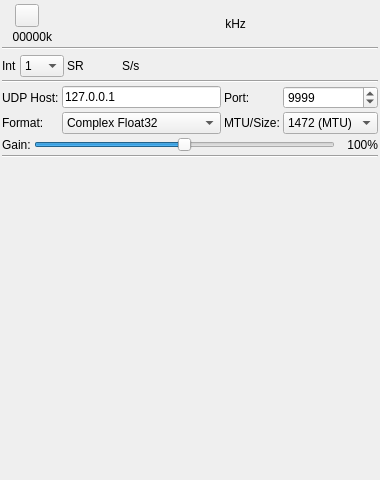
<?xml version="1.0" encoding="UTF-8"?>
<ui version="4.0">
 <class>UDPOutputGui</class>
 <widget class="QWidget" name="UDPOutputGui">
  <property name="geometry">
   <rect>
    <x>0</x>
    <y>0</y>
    <width>380</width>
    <height>480</height>
   </rect>
  </property>
  <property name="sizePolicy">
   <sizepolicy hsizetype="Expanding" vsizetype="Expanding">
    <horstretch>0</horstretch>
    <verstretch>0</verstretch>
   </sizepolicy>
  </property>
  <property name="minimumSize">
   <size>
    <width>380</width>
    <height>480</height>
   </size>
  </property>
  <property name="font">
   <font>
    <family>Liberation Sans</family>
    <pointsize>9</pointsize>
   </font>
  </property>
  <property name="windowTitle">
   <string>UDP Sink Output</string>
  </property>
  <layout class="QVBoxLayout" name="verticalLayout">
   <property name="spacing">
    <number>3</number>
   </property>
   <property name="leftMargin">
    <number>2</number>
   </property>
   <property name="topMargin">
    <number>2</number>
   </property>
   <property name="rightMargin">
    <number>2</number>
   </property>
   <property name="bottomMargin">
    <number>2</number>
   </property>
   <item>
    <layout class="QHBoxLayout" name="horizontalLayout_freq">
     <property name="topMargin">
      <number>2</number>
     </property>
     <item>
      <layout class="QVBoxLayout" name="deviceUILayout">
       <item>
        <layout class="QHBoxLayout" name="deviceButtonsLayout">
         <item>
          <widget class="ButtonSwitch" name="startStop">
           <property name="toolTip">
            <string>Start/Stop generation and UDP output</string>
           </property>
           <property name="text">
            <string/>
           </property>
           <property name="icon">
            <iconset resource="../../../sdrgui/resources/res.qrc">
             <normaloff>:/play.png</normaloff>
             <normalon>:/stop.png</normalon>:/play.png</iconset>
           </property>
          </widget>
         </item>
        </layout>
       </item>
       <item>
        <layout class="QHBoxLayout" name="deviceRateLayout">
         <item>
          <widget class="QLabel" name="deviceRateText">
           <property name="minimumSize">
            <size>
             <width>50</width>
             <height>0</height>
            </size>
           </property>
           <property name="toolTip">
            <string>I/Q sample rate kS/s</string>
           </property>
           <property name="text">
            <string>00000k</string>
           </property>
           <property name="alignment">
            <set>Qt::AlignRight|Qt::AlignTrailing|Qt::AlignVCenter</set>
           </property>
          </widget>
         </item>
        </layout>
       </item>
      </layout>
     </item>
     <item>
      <spacer name="freqLeftSpacer">
       <property name="orientation">
        <enum>Qt::Horizontal</enum>
       </property>
       <property name="sizeHint" stdset="0">
        <size>
         <width>0</width>
         <height>0</height>
        </size>
       </property>
      </spacer>
     </item>
     <item>
      <widget class="ValueDial" name="centerFrequency" native="true">
       <property name="enabled">
        <bool>true</bool>
       </property>
       <property name="sizePolicy">
        <sizepolicy hsizetype="Maximum" vsizetype="Maximum">
         <horstretch>0</horstretch>
         <verstretch>0</verstretch>
        </sizepolicy>
       </property>
       <property name="minimumSize">
        <size>
         <width>32</width>
         <height>16</height>
        </size>
       </property>
       <property name="font">
        <font>
         <family>Liberation Mono</family>
         <pointsize>16</pointsize>
        </font>
       </property>
       <property name="cursor">
        <cursorShape>PointingHandCursor</cursorShape>
       </property>
       <property name="focusPolicy">
        <enum>Qt::StrongFocus</enum>
       </property>
       <property name="toolTip">
        <string>Center frequency in kHz</string>
       </property>
      </widget>
     </item>
     <item>
      <widget class="QLabel" name="freqUnits">
       <property name="text">
        <string> kHz</string>
       </property>
      </widget>
     </item>
     <item>
      <spacer name="freqRightSpacer">
       <property name="orientation">
        <enum>Qt::Horizontal</enum>
       </property>
       <property name="sizeHint" stdset="0">
        <size>
         <width>0</width>
         <height>0</height>
        </size>
       </property>
      </spacer>
     </item>
    </layout>
   </item>
   <item>
    <widget class="Line" name="line_rate">
     <property name="orientation">
      <enum>Qt::Horizontal</enum>
     </property>
    </widget>
   </item>
   <item>
    <layout class="QHBoxLayout" name="rateControlLayout">
     <property name="topMargin">
      <number>2</number>
     </property>
     <item>
      <widget class="QLabel" name="interpLabel">
       <property name="text">
        <string>Int</string>
       </property>
      </widget>
     </item>
     <item>
      <widget class="QComboBox" name="interp">
       <property name="toolTip">
        <string>Interpolation factor</string>
       </property>
       <item>
        <property name="text">
         <string>1</string>
        </property>
       </item>
       <item>
        <property name="text">
         <string>2</string>
        </property>
       </item>
       <item>
        <property name="text">
         <string>4</string>
        </property>
       </item>
       <item>
        <property name="text">
         <string>8</string>
        </property>
       </item>
       <item>
        <property name="text">
         <string>16</string>
        </property>
       </item>
       <item>
        <property name="text">
         <string>32</string>
        </property>
       </item>
       <item>
        <property name="text">
         <string>64</string>
        </property>
       </item>
      </widget>
     </item>
     <item>
      <widget class="QLabel" name="sampleRateLabel">
       <property name="text">
        <string>SR</string>
       </property>
      </widget>
     </item>
     <item>
      <widget class="ValueDial" name="sampleRate" native="true">
       <property name="sizePolicy">
        <sizepolicy hsizetype="Maximum" vsizetype="Maximum">
         <horstretch>0</horstretch>
         <verstretch>0</verstretch>
        </sizepolicy>
       </property>
       <property name="minimumSize">
        <size>
         <width>32</width>
         <height>16</height>
        </size>
       </property>
       <property name="font">
        <font>
         <family>Liberation Mono</family>
         <pointsize>12</pointsize>
        </font>
       </property>
       <property name="cursor">
        <cursorShape>PointingHandCursor</cursorShape>
       </property>
       <property name="toolTip">
        <string>Sample rate (S/s)</string>
       </property>
      </widget>
     </item>
     <item>
      <widget class="QLabel" name="sampleRateUnit">
       <property name="text">
        <string>S/s</string>
       </property>
      </widget>
     </item>
     <item>
      <spacer name="horizontalSpacer_rate">
       <property name="orientation">
        <enum>Qt::Horizontal</enum>
       </property>
       <property name="sizeHint" stdset="0">
        <size>
         <width>20</width>
         <height>20</height>
        </size>
       </property>
      </spacer>
     </item>
    </layout>
   </item>
   <item>
    <widget class="Line" name="line_udp">
     <property name="orientation">
      <enum>Qt::Horizontal</enum>
     </property>
    </widget>
   </item>
   <item>
    <layout class="QGridLayout" name="udpConfigLayout">
     <item row="0" column="0">
      <widget class="QLabel" name="addressLabel">
       <property name="text">
        <string>UDP Host:</string>
       </property>
      </widget>
     </item>
     <item row="0" column="1">
      <widget class="QLineEdit" name="address">
       <property name="toolTip">
        <string>Target UDP host/IP address (e.g. 127.0.0.1 for local GNU Radio)</string>
       </property>
       <property name="text">
        <string>127.0.0.1</string>
       </property>
      </widget>
     </item>
     <item row="0" column="2">
      <widget class="QLabel" name="portLabel">
       <property name="text">
        <string>Port:</string>
       </property>
      </widget>
     </item>
     <item row="0" column="3">
      <widget class="QSpinBox" name="port">
       <property name="minimum">
        <number>1</number>
       </property>
       <property name="maximum">
        <number>65535</number>
       </property>
       <property name="value">
        <number>9999</number>
       </property>
       <property name="toolTip">
        <string>Target UDP port (configured in GNU Radio UDP Source)</string>
       </property>
      </widget>
     </item>
     <item row="1" column="0">
      <widget class="QLabel" name="formatLabel">
       <property name="text">
        <string>Format:</string>
       </property>
      </widget>
     </item>
     <item row="1" column="1">
      <widget class="QComboBox" name="format">
       <property name="toolTip">
        <string>IQ sample format over UDP:
Complex Float32: GNU Radio UDP Source with Type=Complex
S16LE Short: GNU Radio UDP Source with Type=Short
S8 Byte: GNU Radio UDP Source with Type=Byte</string>
       </property>
       <item>
        <property name="text">
         <string>Complex Float32</string>
        </property>
       </item>
       <item>
        <property name="text">
         <string>S16LE Short (16-bit)</string>
        </property>
       </item>
       <item>
        <property name="text">
         <string>S8 Byte (8-bit)</string>
        </property>
       </item>
       <item>
        <property name="text">
         <string>S24LE (24-bit)</string>
        </property>
       </item>
      </widget>
     </item>
     <item row="1" column="2">
      <widget class="QLabel" name="payloadSizeLabel">
       <property name="text">
        <string>MTU/Size:</string>
       </property>
      </widget>
     </item>
     <item row="1" column="3">
      <widget class="QComboBox" name="payloadSize">
       <property name="toolTip">
        <string>UDP datagram payload size in bytes (matches GNU Radio UDP Source Payload Size)</string>
       </property>
       <item>
        <property name="text">
         <string>1472 (MTU)</string>
        </property>
       </item>
       <item>
        <property name="text">
         <string>512</string>
        </property>
       </item>
       <item>
        <property name="text">
         <string>1024</string>
        </property>
       </item>
       <item>
        <property name="text">
         <string>2048</string>
        </property>
       </item>
       <item>
        <property name="text">
         <string>4096</string>
        </property>
       </item>
      </widget>
     </item>
    </layout>
   </item>
   <item>
    <layout class="QHBoxLayout" name="gainLayout">
     <item>
      <widget class="QLabel" name="gainLabel">
       <property name="text">
        <string>Gain:</string>
       </property>
      </widget>
     </item>
     <item>
      <widget class="QSlider" name="gainSlider">
       <property name="minimum">
        <number>0</number>
       </property>
       <property name="maximum">
        <number>200</number>
       </property>
       <property name="value">
        <number>100</number>
       </property>
       <property name="orientation">
        <enum>Qt::Horizontal</enum>
       </property>
       <property name="toolTip">
        <string>Digital output gain factor (0% - 200%)</string>
       </property>
      </widget>
     </item>
     <item>
      <widget class="QLabel" name="gainText">
       <property name="minimumSize">
        <size>
         <width>40</width>
         <height>0</height>
        </size>
       </property>
       <property name="text">
        <string>100%</string>
       </property>
       <property name="alignment">
        <set>Qt::AlignRight|Qt::AlignTrailing|Qt::AlignVCenter</set>
       </property>
      </widget>
     </item>
    </layout>
   </item>
   <item>
    <widget class="Line" name="line_spectrum">
     <property name="orientation">
      <enum>Qt::Horizontal</enum>
     </property>
    </widget>
   </item>
   <item>
    <widget class="GLSpectrum" name="glSpectrum" native="true">
     <property name="sizePolicy">
      <sizepolicy hsizetype="Expanding" vsizetype="Expanding">
       <horstretch>0</horstretch>
       <verstretch>0</verstretch>
      </sizepolicy>
     </property>
     <property name="minimumSize">
      <size>
       <width>360</width>
       <height>120</height>
      </size>
     </property>
    </widget>
   </item>
   <item>
    <widget class="GLSpectrumGUI" name="spectrumGUI" native="true">
     <property name="sizePolicy">
      <sizepolicy hsizetype="Expanding" vsizetype="Fixed">
       <horstretch>0</horstretch>
       <verstretch>0</verstretch>
      </sizepolicy>
     </property>
     <property name="minimumSize">
      <size>
       <width>354</width>
       <height>30</height>
      </size>
     </property>
    </widget>
   </item>
  </layout>
 </widget>
 <customwidgets>
  <customwidget>
   <class>ButtonSwitch</class>
   <extends>QToolButton</extends>
   <header>gui/buttonswitch.h</header>
  </customwidget>
  <customwidget>
   <class>ValueDial</class>
   <extends>QWidget</extends>
   <header>gui/valuedial.h</header>
   <container>1</container>
  </customwidget>
  <customwidget>
   <class>GLSpectrum</class>
   <extends>QWidget</extends>
   <header>gui/glspectrum.h</header>
   <container>1</container>
  </customwidget>
  <customwidget>
   <class>GLSpectrumGUI</class>
   <extends>QWidget</extends>
   <header>gui/glspectrumgui.h</header>
   <container>1</container>
  </customwidget>
 </customwidgets>
 <resources>
  <include location="../../../sdrgui/resources/res.qrc"/>
 </resources>
 <connections/>
</ui>
